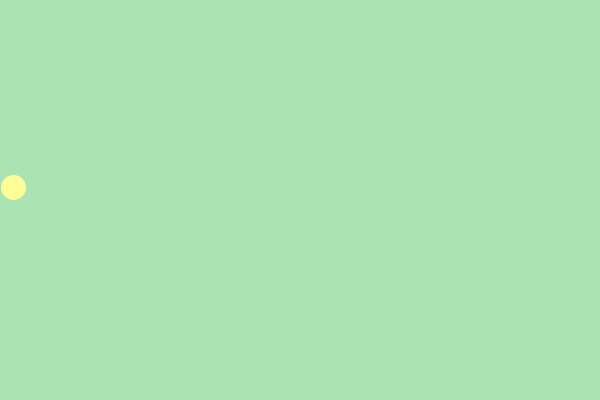
Frame 1 (no input)
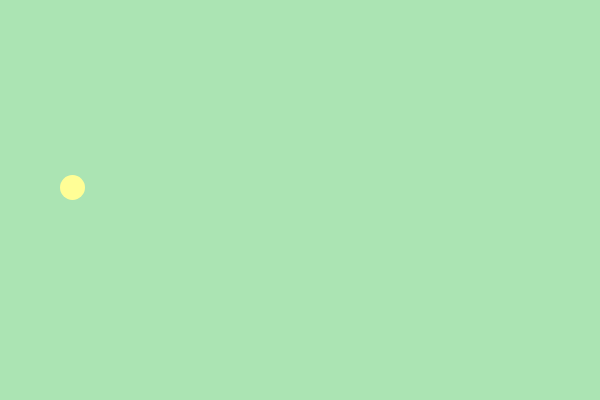
Frame 60 (no input)
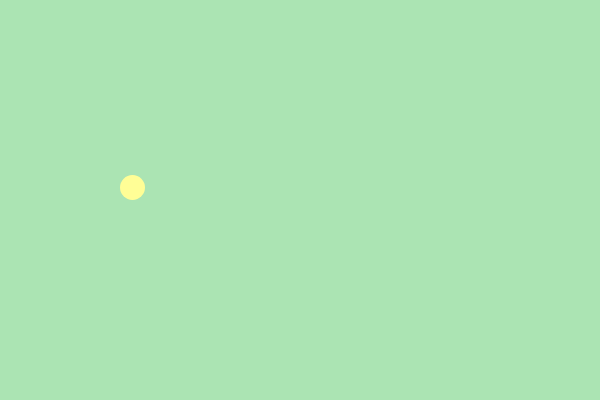
Frame 120 (the mouse pressed at the canvas centre since frame 60)

The p5.js sketch that drew these frames (run headless with seeded random() and noise() and a simulated clock; from frame 60 on, the mouse is pressed at the canvas centre):

// p5.js sketch
// ── sketch.js
var circleX = 12.5;

function setup() {
  createCanvas(600, 400);
}

function draw() {
  background(171, 228, 179);
  circleX += 1;
  noStroke();
  fill(255, 254, 150);
  ellipse(circleX, height/2 - 12.5, 25, 25);
}
